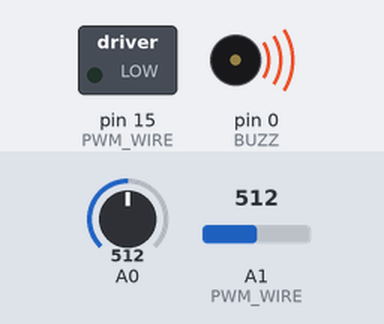
Bench run of a sketch on a simulated Arduino Uno, built with avr-gcc and run on an emulated ATmega328P. Parts: switched loads named in the sketch (green lamp = pin HIGH), buzzer (waves = sounding). The inputs (shaded band) are chosen by the test bench; at power-on: A0 = 512, A1 (PWM_WIRE) = 512. Pins used as bus, display or sensor lines are not drawn; what the sketch prints to the serial monitor is not drawn.

Above: at 1.2 s.
1.3 s: A0 set to 18
2.8 s: A0 set to 13
At 3.5 s:
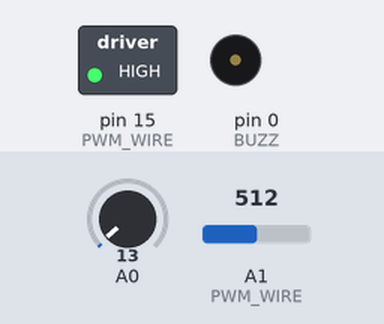
4.3 s: A0 set to 122
At 5.5 s:
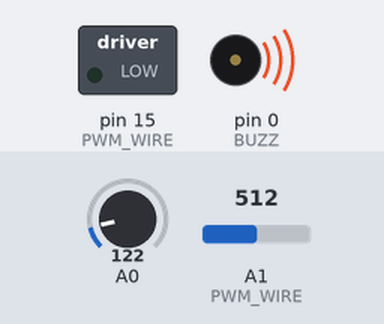
5.8 s: A0 set to 5
At 6.9 s:
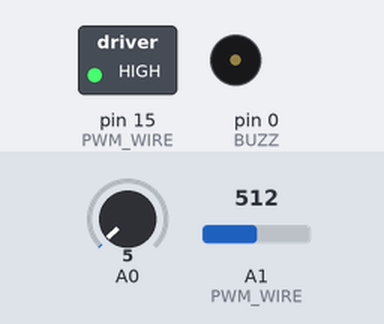
Timing chart, 0 to 8.4 s (numbered marks = the images above; inputs shaded):
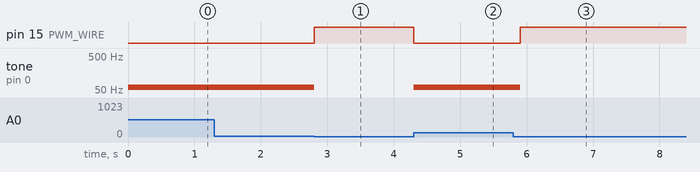

The sketch:

motorAnalog_test1.ino
```cpp
/*
 * IN USE
 * GPIO15/D8 -> PWM Blue wire
 * GPIO1/TXPIN -> Orange Direction wire
 * GPIO16/D0 -> Green FG wire - 5k pullup resistor
 * GPIO0/D3 --> Capacitor in series for buzzer
 *
 * What is piezoIn really inputting ot A0? Voltage or?? Use function generator to find out
 */
#define DIR_WIRE 1
#define PWM_WIRE 15
#define BUZZ 0

int motorSpeed; // 0 to 256. -> 260 stops the motor
const unsigned char Passive_buzz = 0; // GPIO0 used for buzzer
//int piezoIn; // Reading from analog input, piezo
int motorIn; // Reading from PWM pin on motor
unsigned long myTime = 0;
bool flag = HIGH;

void setup() {
  // put your setup code here, to run once:
  Serial.begin(115200);
  // New
  pinMode(DIR_WIRE, OUTPUT); // Direction control GPIO01/TXPin Orange Direction
  pinMode(PWM_WIRE, OUTPUT); // Blue PWM Wire GPIO15/D8
  pinMode(BUZZ, OUTPUT); // Buzzer output Pin

}

void loop() {
int piezoIn = analogRead(A0);
Serial.println(piezoIn);
if( piezoIn > 15 ){
  flag = !flag; // Done to reverse the direction
  tone(BUZZ, 60); // Making passive buzzer buzz at input hz
  digitalWrite(DIR_WIRE, flag); // New
  analogWrite(PWM_WIRE, 0); // New

//  digitalWrite(12, true); // Old
//  analogWrite(15, 0); // Old
  delay(200);
} else {

  noTone(BUZZ); // Turn off buzzer
  analogWrite(PWM_WIRE, 260); // New  stops it
  digitalWrite(DIR_WIRE, flag); // New

//   analogWrite(15, 260); // Old 260 stops it
//   digitalWrite(12, flag); // Old, direction flip

  }
//  delay(500);
//  motorIn = analogRead(12); // Old
  motorIn = analogRead(15); // New
//  Serial.println(motorIn); // Print to Serial Monitor
}
```

Measured:
- the behaviour switches between 16 and 15 on A0 (found by bisection; images 0 and 1)
- after the input at 2.8 s, pin 15 (PWM_WIRE): LOW → HIGH at once; tone on pin 0 (BUZZ): 60 Hz → silent at once
- after the input at 4.3 s, pin 15 (PWM_WIRE): HIGH → LOW at once; tone on pin 0 (BUZZ): silent → 60 Hz at once
- after the input at 5.8 s, pin 15 (PWM_WIRE): LOW → HIGH after 0.10 s; tone on pin 0 (BUZZ): 60 Hz → silent after 0.10 s
